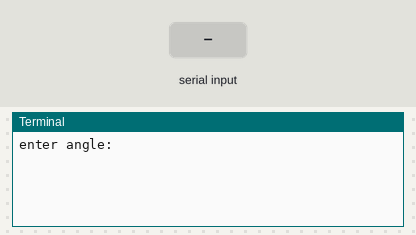
A program run on a simulated Raspberry Pi (BCM pin numbers). Parts: the last lines printed to the terminal. Inputs (shaded band) come from the test bench. The interpreter's speed is modelled, so counts of loop turns are approximate.

Above: at 1.2 s.
1.3 s: "5" typed at the terminal
At 2.1 s:
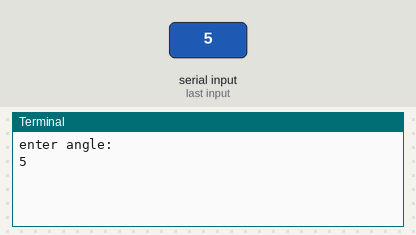
2.8 s: "90" typed at the terminal
At 4.6 s:
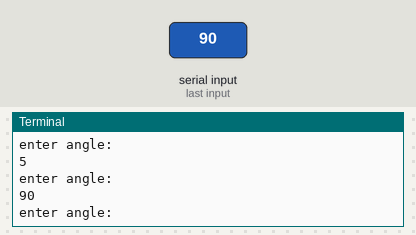

The program:

servomotor3.py
```python
import RPi.GPIO as GPIO
import time
pin = 18
GPIO.setmode(GPIO.BCM)
GPIO.setup(pin, GPIO.OUT)
p = GPIO.PWM(pin,50)
p.start(0.0)
var = 1

def change(k):
	p.ChangeDutyCycle(k)
	time.sleep(1)


try:
	while True:
		k = float(raw_input("enter angle: "))
		k = (1+(float(k)/180))/20
		change(k)
except KeyboardInterrput:
	p.stop()
	GPIO.cleanup()
	exit
```

Measured:
- after the input at 1.3 s, the terminal: prints a new line at once (image 1)
- after the input at 2.8 s, the terminal: prints a new line at once (image 2)
